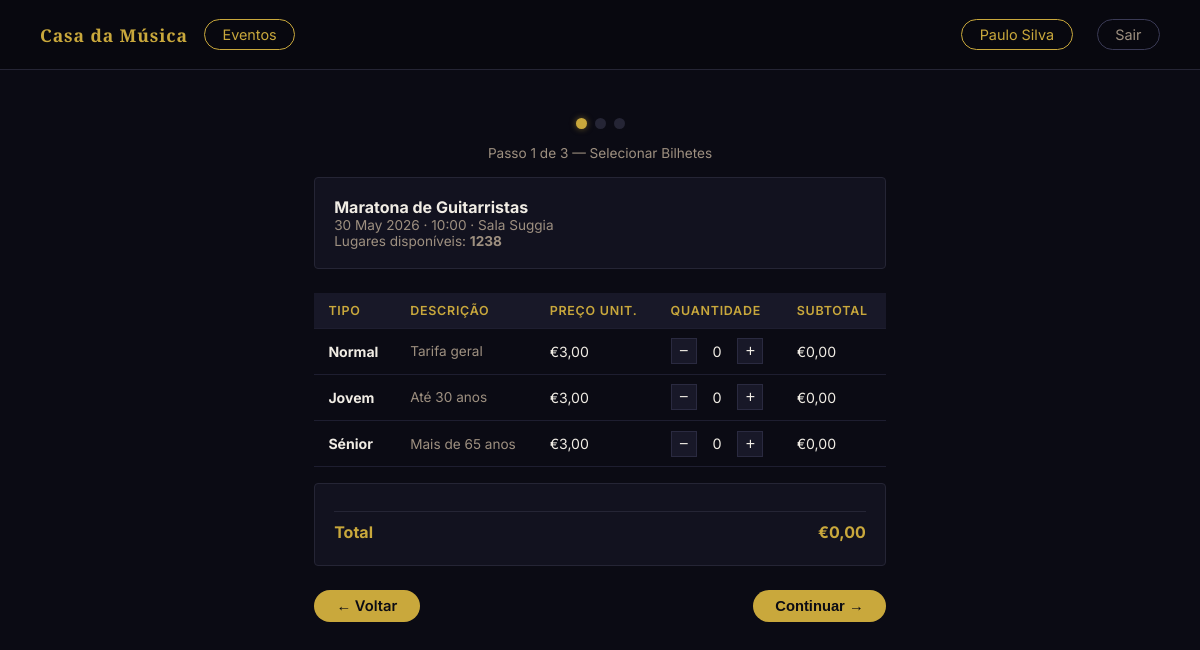
The app's page /carrinho.php?evento_id=4 (signed in), older data.
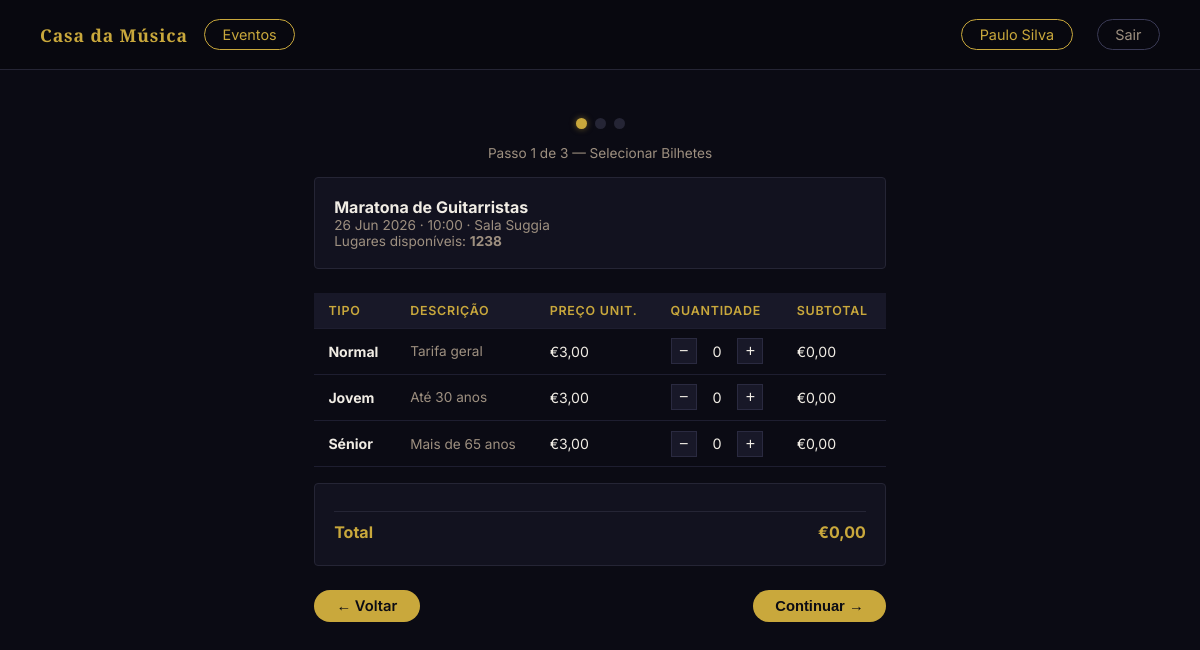
The same page, newer data.
### tables this page shows
CREATE TABLE "eventos" (
	"id"	INTEGER,
	"nome"	TEXT NOT NULL,
	"descricao"	TEXT,
	"data"	TEXT NOT NULL,
	"hora"	TEXT NOT NULL,
	"sala"	TEXT NOT NULL,
	"categoria"	TEXT NOT NULL,
	"classificacao_etaria"	TEXT DEFAULT 'Livre',
	"capacidade"	INTEGER NOT NULL DEFAULT 300,
	"estado"	TEXT NOT NULL DEFAULT 'rascunho' CHECK("estado" IN ('publicado', 'rascunho', 'cancelado')),
	"data_criacao"	TEXT NOT NULL DEFAULT (datetime('now')),
	"imagem"	TEXT,
	PRIMARY KEY("id" AUTOINCREMENT)
);

### scripts/sessao.php (called while the page is built, shortened)
<?php
function isLoggedIn(): bool {
    return isset($_SESSION['utilizador_id']);
}
function getUtilizador(): array {
    return [
        'id'     => $_SESSION['utilizador_id'] ?? null,
        'nome'   => $_SESSION['nome']           ?? '',
        'email'  => $_SESSION['email']          ?? '',
        'perfil' => $_SESSION['perfil']         ?? '',
    ];
}

### carrinho.php (the view, shortened to what this page needs)
<?php
require_once 'scripts/sessao.php';
$evento_id = (int)($_GET['evento_id'] ?? 0);
$db   = getDB();
$stmt = $db->prepare(
    'SELECT id, nome, data, hora, sala, capacidade
     FROM eventos WHERE id = :id AND estado = \'publicado\''
);
$stmt->bindValue(':id', $evento_id, SQLITE3_INTEGER);
$ev = $stmt->execute()->fetchArray(SQLITE3_ASSOC);
$stmtP = $db->prepare('SELECT tipo, preco FROM precos WHERE evento_id = :id');
$stmtP->bindValue(':id', $evento_id, SQLITE3_INTEGER);
$resP   = $stmtP->execute();
$precos = [];
while ($p = $resP->fetchArray(SQLITE3_ASSOC)) {
    $precos[$p['tipo']] = (float)$p['preco'];
}
$stmtV = $db->prepare(
    'SELECT COALESCE(SUM(ic.quantidade),0) AS vendidos
     FROM itens_compra ic
     JOIN compras c ON c.id = ic.compra_id
     WHERE c.evento_id = :id AND c.estado = \'confirmado\''
);
$stmtV->bindValue(':id', $evento_id, SQLITE3_INTEGER);
$vendidos    = (int)$stmtV->execute()->fetchArray(SQLITE3_ASSOC)['vendidos'];
$disponiveis = (int)$ev['capacidade'] - $vendidos;
?>
<!DOCTYPE html>
<html lang="pt">
<head>
  <link rel="stylesheet" href="styles/carrinho.css" />
</head>
<body>
  <nav>
    <div class="nav-left">
      <a href="index.php" class="nav-brand">Casa da Música</a>
      <a href="eventos.php" class="btn-pill">Eventos</a>
    </div>
    <div class="nav-right">
      <?php if (isLoggedIn()): $u = getUtilizador(); ?>
        <a href="cliente.php" class="btn-pill"><?= htmlspecialchars($u['nome']) ?></a>
        <a href="scripts/logout.php" class="btn-pill btn-pill-light">Sair</a>
      <?php else: ?>
        <a href="login.html" class="btn-pill">Entrar</a>
      <?php endif; ?>
    </div>
  </nav>
  <main class="page" style="max-width:700px;">
    <div class="steps mt-2 mb-2">
      <div class="step-dot active"></div>
      <div class="step-dot"></div>
      <div class="step-dot"></div>
    </div>
    <p class="text-center text-sm mb-2">Passo 1 de 3 — Selecionar Bilhetes</p>
    <div class="order-box">
      <p class="text-bold"><?= htmlspecialchars($ev['nome']) ?></p>
      <p class="text-sm">
        <?= htmlspecialchars(date('d M Y', strtotime($ev['data']))) ?>
        · <?= htmlspecialchars(substr($ev['hora'], 0, 5)) ?>
        · <?= htmlspecialchars($ev['sala']) ?>
      </p>
      <p class="text-sm">Lugares disponíveis: <strong><?= $disponiveis ?></strong></p>
    </div>
    <div class="table-wrap">
      <table>
        <thead>
          <tr>
            <th>Tipo</th>
            <th>Descrição</th>
            <th>Preço unit.</th>
            <th>Quantidade</th>
            <th>Subtotal</th>
          </tr>
        </thead>
        <tbody>
          <?php
          $tipoInfo = [
              'normal' => 'Tarifa geral',
              'jovem'  => 'Até 30 anos',
              'senior' => 'Mais de 65 anos',
          ];
          $tipoLabel = ['normal' => 'Normal', 'jovem' => 'Jovem', 'senior' => 'Sénior'];
          foreach ($tipoInfo as $tipo => $desc):
          ?>
          <tr>
            <td class="text-bold"><?= $tipoLabel[$tipo] ?></td>
            <td class="text-sm"><?= $desc ?></td>
            <td>€<?= number_format($precos[$tipo], 2, ',', '.') ?></td>
            <td>
              <div class="qty-ctrl">
                <button type="button" class="qty-btn" onclick="change('<?= $tipo ?>',-1)">−</button>
                <span class="qty-val" id="qty-<?= $tipo ?>">0</span>
                <button type="button" class="qty-btn" onclick="change('<?= $tipo ?>',1)">+</button>
              </div>
            </td>
            <td id="sub-<?= $tipo ?>">€0,00</td>
          </tr>
          <?php endforeach; ?>
        </tbody>
      </table>
    </div>
    <div class="order-box mt-2">
      <div class="order-row order-total">
        <span>Total</span>
        <span id="total">€0,00</span>
      </div>
    </div>
    <div style="display:flex; justify-content:space-between; margin-top:1.5rem;">
      <a href="evento.php?id=<?= (int)$evento_id ?>" class="btn btn-pill-light">← Voltar</a>
      <button type="button" class="btn" id="btn-continuar" onclick="continuar()">Continuar →</button>
    </div>
  </main>
</body>
</html>

Row changes from the older to the newer data that the page shows:
changed eventos "Maratona de Guitarristas": data "30 May 2026" → "26 Jun 2026"
